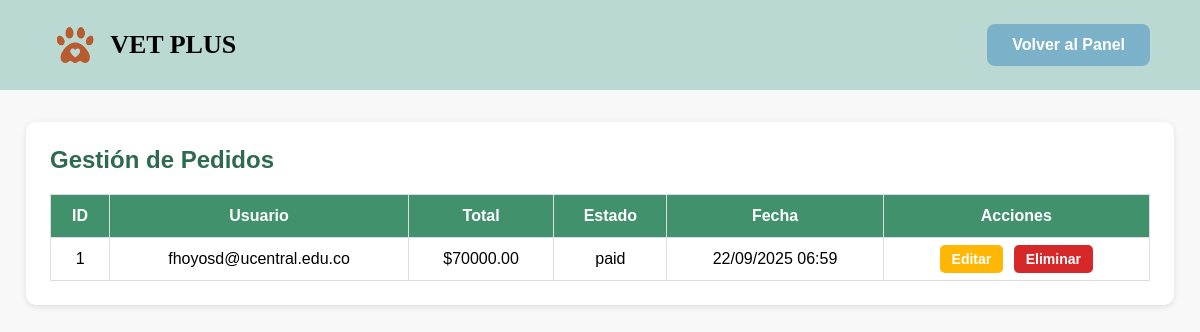
The app's page /orders/manage (signed in) with its own data.
### vetplus/models.py (models this page shows)
class Order(db.Model):
    id = db.Column(db.Integer, primary_key = True)
    user_id = db.Column(db.Integer, db.ForeignKey("user.id"), nullable = False)
    full_name = db.Column(db.String(150), nullable = False)
    address = db.Column(db.String(200), nullable = False)
    phone = db.Column(db.String(20), nullable = False)
    payment_method = db.Column(db.String(50), nullable = False)
    card_number = db.Column(db.String(20), nullable = True)
    card_expiry = db.Column(db.String(7), nullable = True)
    created_at = db.Column(db.DateTime, default = datetime.utcnow)
    total = db.Column(db.Float, nullable = False)
    status = db.Column(db.String(20), default = "pending")  # pending, paid, cancelled
    user = db.relationship("User", backref = "orders")
    details = db.relationship("OrderDetail", backref = "order", cascade = "all, delete-orphan")

class User(db.Model, UserMixin):
    id = db.Column(db.Integer, primary_key = True)
    username = db.Column(db.String(50), unique = True, nullable = False)
    password = db.Column(db.String(100), nullable = False)
    role = db.Column(db.String(20), nullable = False, default = "owner") # owner, vet, admin
    name = db.Column(db.String(50), nullable = False)
    email = db.Column(db.String(100), unique = True, nullable = False)
    phone = db.Column(db.String(20), nullable = False)
    address = db.Column(db.String(200), nullable = False)
    pets = db.relationship("Pet", backref = "owner", cascade = "all, delete-orphan")
    patients = db.relationship(
        "Pet",
        secondary = vet_pet,
        back_populates = "veterinarians"
    )

### vetplus/routes/orders.py (the view)
@orders_bp.route("/orders/manage")
@login_required
def manage_orders():
    orders = Order.query.order_by(Order.created_at.desc()).all()
    return render_template("orders/manage_orders.html", orders=orders)

### vetplus/models.py (called while the page is built)
@login_manager.user_loader
def load_user(user_id):
    return User.query.get(int(user_id))

### templates/orders/manage_orders.html (shortened to what this page needs)
<!DOCTYPE html>
<html lang="es">
<head>
</head>
<body>
    <header>
        <div class="logo">
            <img src="{{ url_for('static', filename='img/logo.png') }}" alt="Logo Vetplus">
            <h1>VET PLUS</h1>
        </div>
        <a href="{{ url_for('main.dashboard') }}" class="btn">Volver al Panel</a>
    </header>
    <div class="container">
        <h2>Gestión de Pedidos</h2>
        <table>
            <thead>
                <tr>
                    <th>ID</th>
                    <th>Usuario</th>
                    <th>Total</th>
                    <th>Estado</th>
                    <th>Fecha</th>
                    <th>Acciones</th>
                </tr>
            </thead>
            <tbody>
                {% for order in orders %}
                <tr>
                    <td>{{ order.id }}</td>
                    <td>{{ order.user.email }}</td>
                    <td>${{ "%.2f"|format(order.total) }}</td>
                    <td>{{ order.status }}</td>
                    <td>{{ order.created_at.strftime("%d/%m/%Y %H:%M") }}</td>
                    <td>
                        <a href="{{ url_for('orders.edit_order', order_id=order.id) }}" class="actions-btn btn-edit">Editar</a>
                        <a href="{{ url_for('orders.delete_order', order_id=order.id) }}" class="actions-btn btn-delete" onclick="return confirm('¿Eliminar pedido?')">Eliminar</a>
                    </td>
                </tr>
                {% else %}
                <tr>
                    <td colspan="6">No hay pedidos registrados.</td>
                </tr>
                {% endfor %}
            </tbody>
        </table>
    </div>
</body>
</html>

### templates/orders/manage_orders.html (style rules this page uses)
body { font-family: Arial, sans-serif; margin: 0; background: #f8f8f8; }
header { display: flex; justify-content: space-between; align-items: center; padding: 20px 50px; background-color: #b9d9d2; }
.logo { display: flex; align-items: center; gap: 10px; }
.logo img { height: 50px; }
.logo h1 { font-family: 'Just Me Again Down Here', cursive; font-size: 26px; margin: 0; }
.btn { background: #7bb1c9; border: none; padding: 12px 25px; font-size: 16px; font-weight: bold; border-radius: 8px; cursor: pointer; color: #fff; transition: transform 0.2s ease, background 0.3s ease; text-decoration: none; }
.container { max-width: 1100px; margin: 2rem auto; padding: 1.5rem; background: #fff; border-radius: 10px; box-shadow: 0 2px 6px rgba(0,0,0,0.1); }
h2 { margin-top: 0; color: #2d6a4f; }
table { width: 100%; border-collapse: collapse; margin-top: 1rem; }
table th, table td { border: 1px solid #ddd; padding: 12px; text-align: center; }
table th { background: #40916c; color: #fff; }
.actions-btn { padding: 6px 12px; border-radius: 5px; text-decoration: none; font-size: 14px; font-weight: bold; margin: 0 3px; }
.btn-edit { background: #ffb703; color: #fff; }
.btn-delete { background: #d62828; color: #fff; }

### records on screen
Order: id "1", user.email "fhoyosd@ucentral.edu.co", total "70000.00", status "paid", created_at "22/09/2025 06:59"
